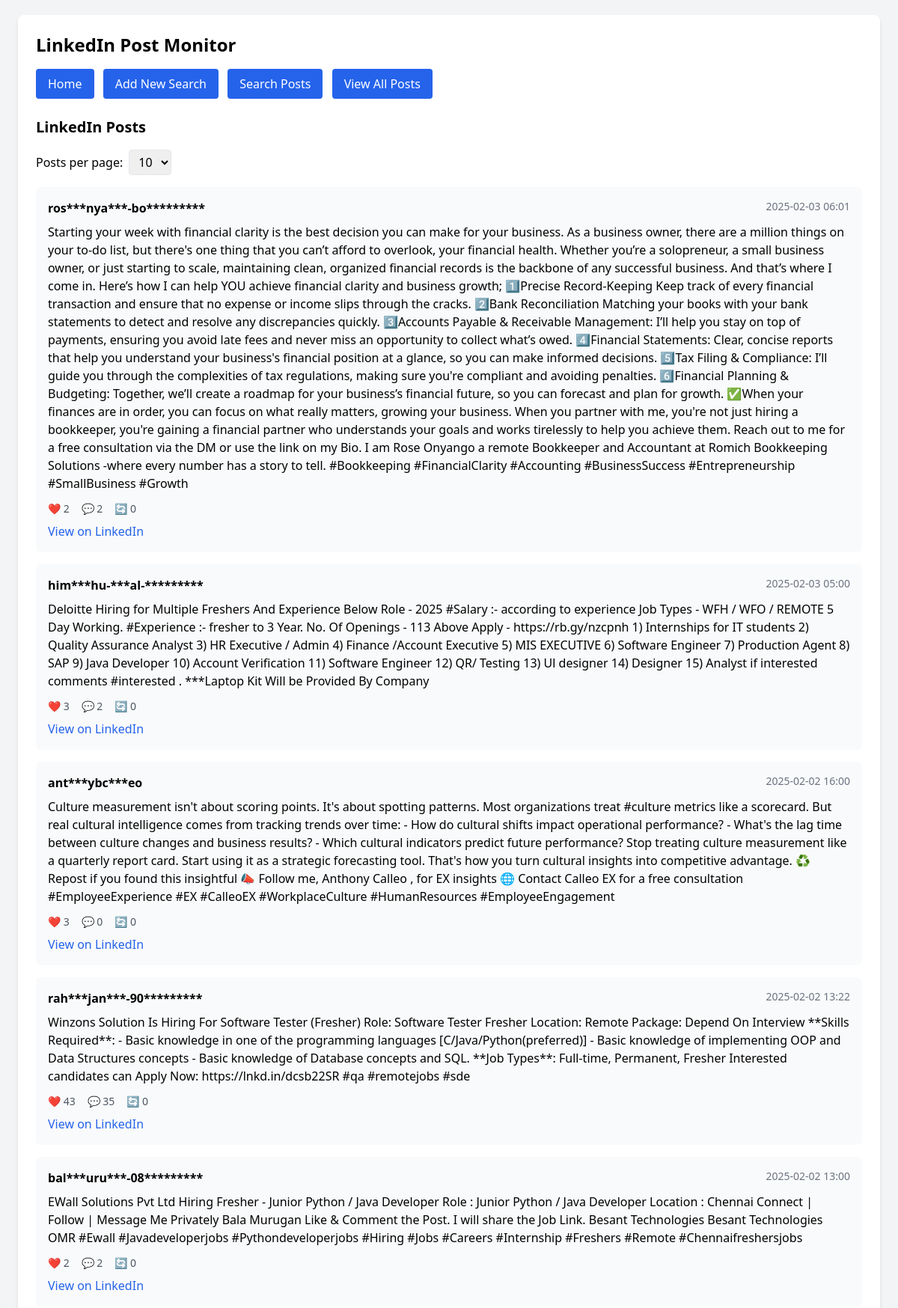
The page /posts (upper part) on the database its author committed.
### database/Models.py (models this page shows, shortened)
class Post(Base):
    __tablename__ = 'posts'
    id = Column(Integer, primary_key=True)
    post_url = Column(String(2048), unique=True, nullable=False)
    user_name = Column(String(255), unique=False, nullable=True)
    user_url = Column(String(2048), unique=False, nullable=True)
    content = Column(Text, nullable=False)
    timestamp = Column(DateTime, nullable=False)
    likes = Column(Integer, default=0)
    comments = Column(Integer, default=0)
    shares = Column(Integer, default=0)
    matches = relationship("Match", back_populates="posts")

### web_app.py (the view)
@app.route('/posts')
def posts():
    page = request.args.get('page', 1, type=int)
    per_page = request.args.get('per_page', 10, type=int)
    if per_page not in [10, 20]:
        per_page = 10
    posts, total_posts = storage.get_posts(page=page, per_page=per_page)
    total_pages = (total_posts + per_page - 1) // per_page
    return render_template('posts.html',
                          posts=posts,
                          page=page,
                          per_page=per_page,
                          total_posts=total_posts,
                          total_pages=total_pages)

### modules/storage.py (called while the page is built)
    def get_posts(self, page=1, per_page=10):
        session = self.Session()
        try:
            offset = (page - 1) * per_page
            posts = session.query(Post).order_by(Post.timestamp.desc()).offset(offset).limit(per_page).all()
            total_count = session.query(Post).count()
            return posts, total_count
        finally:
            session.close()

### templates/posts.html (shortened to what this page needs)
{% extends "base.html" %}
{% block content %}
<h2 class="text-xl font-semibold mb-4">LinkedIn Posts</h2>
<div class="mb-4">
    <form method="GET" action="{{ url_for('posts') }}" class="flex items-center">
        <label for="per_page" class="mr-2">Posts per page:</label>
        <select name="per_page" id="per_page" class="border rounded px-2 py-1 mr-4" onchange="this.form.submit()">
            <option value="10" {% if per_page == 10 %}selected{% endif %}>10</option>
        </select>
    </form>
</div>
{% if posts %}
    {% for post in posts %}
        <div class="bg-gray-50 p-4 mb-4 rounded-md">
            <div class="flex justify-between mb-2">
                <div>
                    {% if post.user_name %}
                        <p class="font-semibold">{{ post.user_name }}</p>
                    {% elif post.company_name %}
                        <p class="font-semibold">{{ post.company_name }}</p>
                    {% endif %}
                </div>
                <div class="text-gray-500 text-sm">
                    {{ post.timestamp.strftime('%Y-%m-%d %H:%M') }}
                </div>
            </div>
            <p class="mb-3">{{ post.content }}</p>
            <div class="flex text-sm text-gray-600">
                <p class="mr-4">❤️ {{ post.likes }}</p>
                <p class="mr-4">💬 {{ post.comments }}</p>
                <p>🔄 {{ post.shares }}</p>
            </div>
            {% if post.post_url %}
                <div class="mt-2">
                    <a href="{{ post.post_url }}" target="_blank" class="text-blue-600 hover:underline">View on LinkedIn</a>
                </div>
            {% endif %}
        </div>
    {% endfor %}
{% else %}
    <p class="italic text-gray-600">No posts found.</p>
{% endif %}
{% endblock %}

### rows shown on the page
Post: user_name "ros***nya***-bo*********", timestamp "2025-02-03 06:01", content "Starting your week with financial clarity is the best decision you can make for your business. As a business owner, there are a million things on your to-do list, but there's one thing that you can’t afford to overlook, your financial health. Whether you’re a solopreneur, a small business owner, or just starting to scale, maintaining clean, organized financial records is the backbone of any successful business. And that’s where I come in. Here’s how I can help YOU achieve financial clarity and business growth; 1️⃣Precise Record-Keeping Keep track of every financial transaction and ensure that no expense or income slips through the cracks. 2️⃣Bank Reconciliation Matching your books with your…", likes "2", comments "2", shares "0"
Post: user_name "him***hu-***al-*********", timestamp "2025-02-03 05:00", content "Deloitte Hiring for Multiple Freshers And Experience Below Role - 2025 #Salary :- according to experience Job Types - WFH / WFO / REMOTE 5 Day Working. #Experience :- fresher to 3 Year. No. Of Openings - 113 Above Apply - https://rb.gy/nzcpnh 1) Internships for IT students 2) Quality Assurance Analyst 3) HR Executive / Admin 4) Finance /Account Executive 5) MIS EXECUTIVE 6) Software Engineer 7) Production Agent 8) SAP 9) Java Developer 10) Account Verification 11) Software Engineer 12) QR/ Testing 13) Ul designer 14) Designer 15) Analyst if interested comments #interested . ***Laptop Kit Will be Provided By Company", likes "3", comments "2", shares "0"
Post: user_name "ant***ybc***eo", timestamp "2025-02-02 16:00", content "Culture measurement isn't about scoring points. It's about spotting patterns. Most organizations treat #culture metrics like a scorecard. But real cultural intelligence comes from tracking trends over time: - How do cultural shifts impact operational performance? - What's the lag time between culture changes and business results? - Which cultural indicators predict future performance? Stop treating culture measurement like a quarterly report card. Start using it as a strategic forecasting tool. That's how you turn cultural insights into competitive advantage. ♻ Repost if you found this insightful 📣 Follow me, Anthony Calleo , for EX insights 🌐 Contact Calleo EX for a free consultation…", likes "3", comments "0", shares "0"
Post: user_name "rah***jan***-90*********", timestamp "2025-02-02 13:22", content "Winzons Solution Is Hiring For Software Tester (Fresher) Role: Software Tester Fresher Location: Remote Package: Depend On Interview **Skills Required**: - Basic knowledge in one of the programming languages [C/Java/Python(preferred)] - Basic knowledge of implementing OOP and Data Structures concepts - Basic knowledge of Database concepts and SQL. **Job Types**: Full-time, Permanent, Fresher Interested candidates can Apply Now: https://lnkd.in/dcsb22SR #qa #remotejobs #sde", likes "43", comments "35", shares "0"
Post: user_name "bal***uru***-08*********", timestamp "2025-02-02 13:00", content "EWall Solutions Pvt Ltd Hiring Fresher - Junior Python / Java Developer Role : Junior Python / Java Developer Location : Chennai Connect | Follow | Message Me Privately Bala Murugan Like & Comment the Post. I will share the Job Link. Besant Technologies Besant Technologies OMR #Ewall #Javadeveloperjobs #Pythondeveloperjobs #Hiring #Jobs #Careers #Internship #Freshers #Remote #Chennaifreshersjobs", likes "2", comments "2", shares "0"
